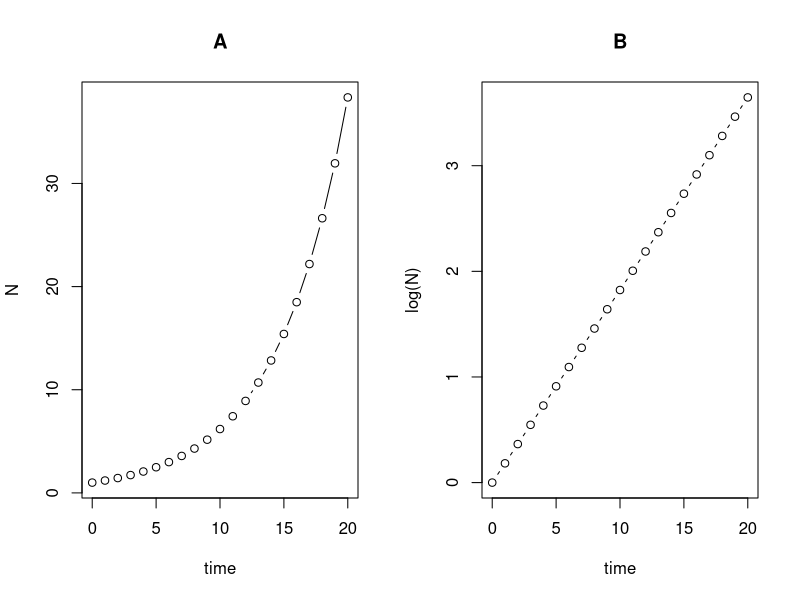
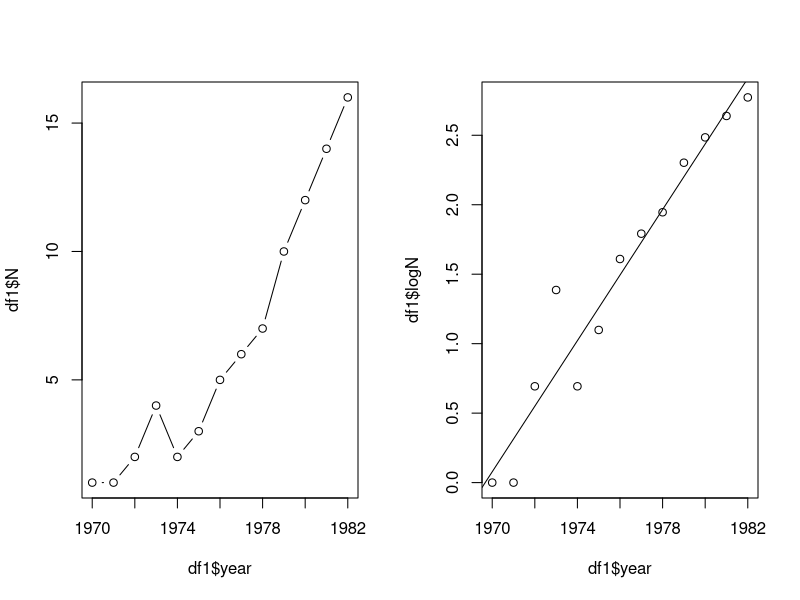

Source code (R) for these figures, in order:
## ---- chunk 1
# Load required libraries
require(tidyverse)

# Set initial population and lambda
startPop <- 1
lambda <- 1.2

# Create a data frame with time and corresponding population
df1 <- data.frame(time = 0:20) %>% 
  mutate(N = lambda^time * startPop)
## ---- chunk 2
# Plotting the data
par(mfrow=c(1,2))

# Plot on natural scale
plot(df1$time, df1$N, type = "b", xlab = "time", ylab = "N")
title("A")

# Plot on log scale
plot(df1$time, log(df1$N), type = "b", xlab = "time", ylab = "log(N)")
title("B")
## ---- chunk 3
df1 <- data.frame(year = 1970:1982, N = c(1,1,2,4,2,3,5,6,7,10,12,14,16))
plot(df1$year,df1$N, type = "b")
## ---- chunk 4
df1$logN <- log(df1$N)
plot(df1$year,df1$logN)

mod1 <- lm(logN~year,data = df1)
summary(mod1)


abline(mod1)

